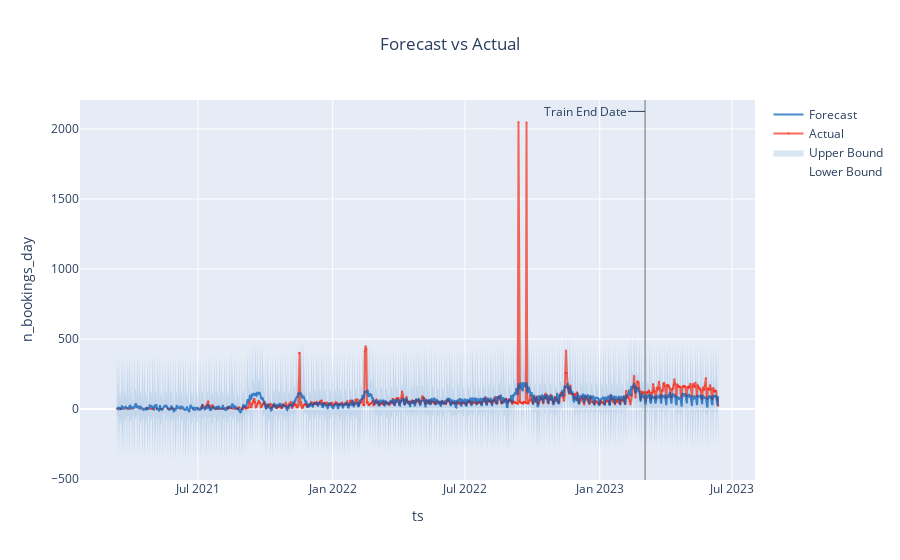

Here is the notebook cell this chart was saved with:
### Markdown cell above
### Here, we see how the model fits to the training data and how prediction on the test splits varies from reality

### Code cell
backtest = result_ts.backtest
fig = backtest.plot()
plotly.io.show(fig)

### Figure 1 — Plotly figure (JSON) as saved in the notebook; plotly's stock layout.template omitted (floating-point values rounded to 4 significant figures; data arrays with more than 128 entries replaced by an {"elided": "..."} marker saying what was removed)
{"data": [{"legendgroup": "interval", "line": {"color": "rgba(0, 90, 181, 0.5)", "width": 0}, "mode": "lines", "name": "Lower Bound", "type": "scatter", "x": {"elided": "823 str values"}, "y": {"elided": "823 float values"}}, {"fill": "tonexty", "fillcolor": "rgba(0, 90, 181, 0.15)", "legendgroup": "interval", "line": {"color": "rgba(0, 90, 181, 0.5)", "width": 0}, "mode": "lines", "name": "Upper Bound", "type": "scatter", "x": {"elided": "823 str values"}, "y": {"elided": "823 float values"}}, {"line": {"color": "rgba(250, 43, 20, 0.7)"}, "marker": {"color": "rgba(250, 43, 20, 0.7)", "size": 2}, "mode": "lines+markers", "name": "Actual", "opacity": 1, "type": "scatter", "x": {"elided": "823 str values"}, "y": {"elided": "823 int values"}}, {"line": {"color": "rgba(0, 90, 181, 0.7)", "dash": "solid"}, "name": "Forecast", "type": "scatter", "x": {"elided": "823 str values"}, "y": {"elided": "823 float values"}}], "layout": {"annotations": [{"arrowhead": 0, "ax": -60, "ay": 0, "showarrow": true, "text": "Train End Date", "x": "2023-03-04T00:00:00", "xref": "x", "y": 0.97, "yref": "paper"}], "legend": {"traceorder": "reversed"}, "shapes": [{"line": {"color": "rgba(100, 100, 100, 0.9)", "width": 1}, "type": "line", "x0": "2023-03-04T00:00:00", "x1": "2023-03-04T00:00:00", "xref": "x", "y0": 0, "y1": 1, "yref": "paper"}], "showlegend": true, "title": {"text": "Forecast vs Actual", "x": 0.5}, "xaxis": {"title": {"text": "ts"}}, "yaxis": {"title": {"text": "n_bookings_day"}}}}
